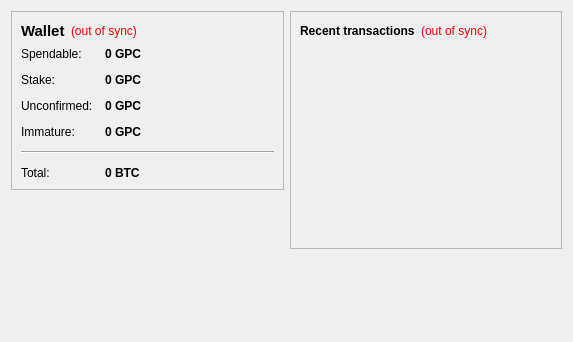
<?xml version="1.0" encoding="UTF-8"?>
<ui version="4.0">
 <class>OverviewPage</class>
 <widget class="QWidget" name="OverviewPage">
  <property name="geometry">
   <rect>
    <x>0</x>
    <y>0</y>
    <width>573</width>
    <height>342</height>
   </rect>
  </property>
  <property name="windowTitle">
   <string>Form</string>
  </property>
  <layout class="QHBoxLayout" name="horizontalLayout" stretch="1,1">
   <item>
    <layout class="QVBoxLayout" name="verticalLayout_2">
     <item>
      <widget class="QFrame" name="frame">
       <property name="frameShape">
        <enum>QFrame::StyledPanel</enum>
       </property>
       <property name="frameShadow">
        <enum>QFrame::Raised</enum>
       </property>
       <layout class="QVBoxLayout" name="verticalLayout_4">
        <item>
         <layout class="QHBoxLayout" name="horizontalLayout_4">
          <item>
           <widget class="QLabel" name="label_5">
            <property name="font">
             <font>
              <pointsize>11</pointsize>
              <weight>75</weight>
              <bold>true</bold>
             </font>
            </property>
            <property name="text">
             <string>Wallet</string>
            </property>
           </widget>
          </item>
          <item>
           <widget class="QLabel" name="labelWalletStatus">
            <property name="toolTip">
             <string>The displayed information may be out of date. Your wallet automatically synchronizes with the GhostProtocolCash network after a connection is established, but this process has not completed yet.</string>
            </property>
            <property name="styleSheet">
             <string notr="true">QLabel { color: red; }</string>
            </property>
            <property name="text">
             <string notr="true">(out of sync)</string>
            </property>
            <property name="alignment">
             <set>Qt::AlignLeading|Qt::AlignLeft|Qt::AlignVCenter</set>
            </property>
           </widget>
          </item>
          <item>
           <spacer name="horizontalSpacer_2">
            <property name="orientation">
             <enum>Qt::Horizontal</enum>
            </property>
            <property name="sizeHint" stdset="0">
             <size>
              <width>40</width>
              <height>20</height>
             </size>
            </property>
           </spacer>
          </item>
         </layout>
        </item>
        <item>
         <layout class="QFormLayout" name="formLayout_2">
          <property name="fieldGrowthPolicy">
           <enum>QFormLayout::AllNonFixedFieldsGrow</enum>
          </property>
          <property name="horizontalSpacing">
           <number>12</number>
          </property>
          <property name="verticalSpacing">
           <number>12</number>
          </property>
          <item row="0" column="0">
           <widget class="QLabel" name="label">
            <property name="text">
             <string>Spendable:</string>
            </property>
           </widget>
          </item>
          <item row="0" column="1">
           <widget class="QLabel" name="labelBalance">
            <property name="font">
             <font>
              <weight>75</weight>
              <bold>true</bold>
             </font>
            </property>
            <property name="cursor">
             <cursorShape>IBeamCursor</cursorShape>
            </property>
            <property name="toolTip">
             <string>Your current spendable balance</string>
            </property>
            <property name="text">
             <string notr="true">0 GPC</string>
            </property>
            <property name="textInteractionFlags">
             <set>Qt::LinksAccessibleByMouse|Qt::TextSelectableByKeyboard|Qt::TextSelectableByMouse</set>
            </property>
           </widget>
          </item>
          <item row="1" column="0">
           <widget class="QLabel" name="label_6">
            <property name="text">
             <string>Stake:</string>
            </property>
           </widget>
          </item>
          <item row="1" column="1">
           <widget class="QLabel" name="labelStake">
            <property name="font">
             <font>
              <weight>75</weight>
              <bold>true</bold>
             </font>
            </property>
            <property name="cursor">
             <cursorShape>IBeamCursor</cursorShape>
            </property>
            <property name="toolTip">
             <string>Total of coins that was staked, and do not yet count toward the current balance</string>
            </property>
            <property name="text">
             <string notr="true">0 GPC</string>
            </property>
            <property name="textInteractionFlags">
             <set>Qt::LinksAccessibleByMouse|Qt::TextSelectableByKeyboard|Qt::TextSelectableByMouse</set>
            </property>
           </widget>
          </item>
          <item row="2" column="0">
           <widget class="QLabel" name="label_3">
            <property name="text">
             <string>Unconfirmed:</string>
            </property>
           </widget>
          </item>
          <item row="2" column="1">
           <widget class="QLabel" name="labelUnconfirmed">
            <property name="font">
             <font>
              <weight>75</weight>
              <bold>true</bold>
             </font>
            </property>
            <property name="cursor">
             <cursorShape>IBeamCursor</cursorShape>
            </property>
            <property name="toolTip">
             <string>Total of transactions that have yet to be confirmed, and do not yet count toward the current balance</string>
            </property>
            <property name="text">
             <string notr="true">0 GPC</string>
            </property>
            <property name="textInteractionFlags">
             <set>Qt::LinksAccessibleByMouse|Qt::TextSelectableByKeyboard|Qt::TextSelectableByMouse</set>
            </property>
           </widget>
          </item>
          <item row="3" column="0">
           <widget class="QLabel" name="labelImmatureText">
            <property name="text">
             <string>Immature:</string>
            </property>
           </widget>
          </item>
          <item row="3" column="1">
           <widget class="QLabel" name="labelImmature">
            <property name="font">
             <font>
              <weight>75</weight>
              <bold>true</bold>
             </font>
            </property>
            <property name="toolTip">
             <string>Mined balance that has not yet matured</string>
            </property>
            <property name="text">
             <string notr="true">0 GPC</string>
            </property>
            <property name="textInteractionFlags">
             <set>Qt::LinksAccessibleByMouse|Qt::TextSelectableByKeyboard|Qt::TextSelectableByMouse</set>
            </property>
           </widget>
          </item>
          <item row="4" column="0" colspan="2">
           <widget class="Line" name="line">
            <property name="orientation">
             <enum>Qt::Horizontal</enum>
            </property>
           </widget>
          </item>
          <item row="5" column="0">
           <widget class="QLabel" name="labelTotalText">
            <property name="text">
             <string>Total:</string>
            </property>
           </widget>
          </item>
          <item row="5" column="1">
           <widget class="QLabel" name="labelTotal">
            <property name="font">
             <font>
              <weight>75</weight>
              <bold>true</bold>
             </font>
            </property>
            <property name="cursor">
             <cursorShape>IBeamCursor</cursorShape>
            </property>
            <property name="toolTip">
             <string>Your current total balance</string>
            </property>
            <property name="text">
             <string notr="true">0 BTC</string>
            </property>
            <property name="textInteractionFlags">
             <set>Qt::LinksAccessibleByMouse|Qt::TextSelectableByKeyboard|Qt::TextSelectableByMouse</set>
            </property>
           </widget>
          </item>
         </layout>
        </item>
       </layout>
      </widget>
     </item>
     <item>
      <spacer name="verticalSpacer">
       <property name="orientation">
        <enum>Qt::Vertical</enum>
       </property>
       <property name="sizeHint" stdset="0">
        <size>
         <width>20</width>
         <height>40</height>
        </size>
       </property>
      </spacer>
     </item>
    </layout>
   </item>
   <item>
    <layout class="QVBoxLayout" name="verticalLayout_3">
     <item>
      <widget class="QFrame" name="frame_2">
       <property name="frameShape">
        <enum>QFrame::StyledPanel</enum>
       </property>
       <property name="frameShadow">
        <enum>QFrame::Raised</enum>
       </property>
       <layout class="QVBoxLayout" name="verticalLayout">
        <item>
         <layout class="QHBoxLayout" name="horizontalLayout_2">
          <item>
           <widget class="QLabel" name="label_4">
            <property name="text">
             <string>&lt;b&gt;Recent transactions&lt;/b&gt;</string>
            </property>
           </widget>
          </item>
          <item>
           <widget class="QLabel" name="labelTransactionsStatus">
            <property name="toolTip">
             <string>The displayed information may be out of date. Your wallet automatically synchronizes with the GhostProtocolCash network after a connection is established, but this process has not completed yet.</string>
            </property>
            <property name="styleSheet">
             <string notr="true">QLabel { color: red; }</string>
            </property>
            <property name="text">
             <string notr="true">(out of sync)</string>
            </property>
            <property name="alignment">
             <set>Qt::AlignRight|Qt::AlignTrailing|Qt::AlignVCenter</set>
            </property>
           </widget>
          </item>
          <item>
           <spacer name="horizontalSpacer">
            <property name="orientation">
             <enum>Qt::Horizontal</enum>
            </property>
            <property name="sizeHint" stdset="0">
             <size>
              <width>40</width>
              <height>20</height>
             </size>
            </property>
           </spacer>
          </item>
         </layout>
        </item>
        <item>
         <widget class="QListView" name="listTransactions">
          <property name="styleSheet">
           <string notr="true">QListView { background: transparent; }</string>
          </property>
          <property name="frameShape">
           <enum>QFrame::NoFrame</enum>
          </property>
          <property name="verticalScrollBarPolicy">
           <enum>Qt::ScrollBarAlwaysOff</enum>
          </property>
          <property name="horizontalScrollBarPolicy">
           <enum>Qt::ScrollBarAlwaysOff</enum>
          </property>
          <property name="selectionMode">
           <enum>QAbstractItemView::NoSelection</enum>
          </property>
         </widget>
        </item>
       </layout>
      </widget>
     </item>
     <item>
      <spacer name="verticalSpacer_2">
       <property name="orientation">
        <enum>Qt::Vertical</enum>
       </property>
       <property name="sizeHint" stdset="0">
        <size>
         <width>20</width>
         <height>40</height>
        </size>
       </property>
      </spacer>
     </item>
    </layout>
   </item>
  </layout>
 </widget>
 <resources/>
 <connections/>
</ui>
